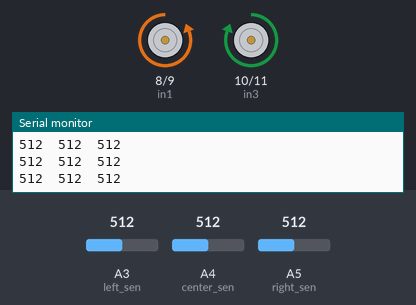
This sketch was run on a simulated Arduino Uno, built with avr-gcc and run on an emulated ATmega328P. Parts: motor-driver pin pairs drawn as motors (green arrow = first pin HIGH = forward, orange = second pin HIGH = backward, longer = more drive), the last lines printed to the serial monitor. Inputs (shaded band) come from the test bench; at power-on: A4 (center_sen) = 512, A5 (right_sen) = 512, A3 (left_sen) = 512.

Above: at 2.2 s.
2.3 s: A4 (center_sen) set to 783
3.8 s: A4 (center_sen) set to 818
At 4.3 s:
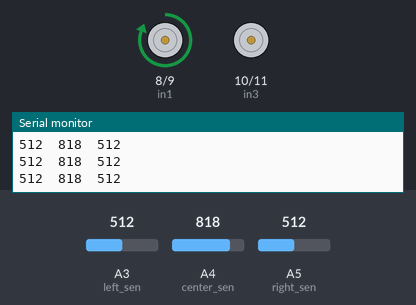
5.3 s: A5 (right_sen) set to 792
6.8 s: A5 (right_sen) set to 818
At 7.3 s:
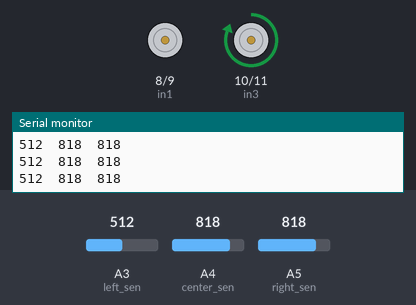
8.3 s: A3 (left_sen) set to 791
9.8 s: A3 (left_sen) set to 815
At 10.9 s:
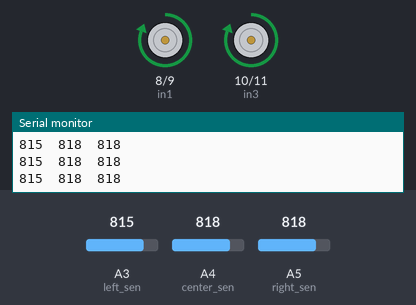
Timing chart, 0 to 12.3 s (numbered marks = the images above; inputs shaded):
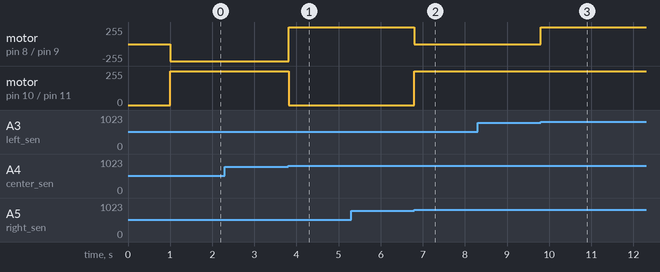

Measured:
- the behaviour switches between 799 and 800 on A4 (center_sen) (found by bisection; images 0 and 1)
- the behaviour switches between 799 and 800 on A5 (right_sen) (found by bisection; images 1 and 2)
- the behaviour switches between 800 and 801 on A3 (left_sen) (found by bisection; images 2 and 3)
- after the input at 3.8 s, motor on pin 8 (in1) / pin 9 (in2): backward 255/255 → forward 255/255 at once; motor on pin 10 (in3) / pin 11 (in4): forward 255/255 → stopped at once
- after the input at 6.8 s, motor on pin 8 (in1) / pin 9 (in2): forward 255/255 → stopped at once; motor on pin 10 (in3) / pin 11 (in4): stopped → forward 255/255 at once
- after the input at 9.8 s, motor on pin 8 (in1) / pin 9 (in2): stopped → forward 255/255 at once

The sketch:

line_tracking.ino
```cpp
# define  left_sen A3
# define  center_sen A4
#define right_sen A5

//motor A
//right motor
#define in1 8
#define in2 9
//motor b
//left motor

#define in3 10
#define in4 11
int lineStandard = 800;


void setup()
{ pinMode(in1, OUTPUT);
  pinMode(in2, OUTPUT);
  pinMode(in3, OUTPUT);
  pinMode(in4, OUTPUT);
Serial.begin(9600);
 Serial.println("IR Sensor Readings:: ");
 delay(1000);
}

void loop()
{
  Serial.print( analogRead(left_sen));
  Serial.print("\t");
  Serial.print(analogRead( center_sen));
  Serial.print("\t");
  Serial.print(analogRead(right_sen));
  Serial.println();


  if(analogRead( center_sen) < lineStandard)
  {//sharp
  sharpedge ();
  }

  else if(analogRead(right_sen) < lineStandard)
  {//left
  left();
  }
  //data_sheet
  // if the line is under the left sensor, adjust relative speeds to turn to the left
  else if(analogRead(left_sen) < lineStandard)
  {//right
  right();
  }

  if(( analogRead( center_sen)> lineStandard) && ( analogRead(right_sen)> lineStandard) && (analogRead(left_sen) > lineStandard) )
  {
    forward();
  }


  delay(0);  // add a delay to decrease sensitivity.
}

void right() {
  digitalWrite(in1, LOW);
  digitalWrite(in2, LOW);
  digitalWrite(in3, HIGH);
  digitalWrite(in4, LOW);
}

void left() {
 digitalWrite(in1, HIGH);
  digitalWrite(in2, LOW);
  digitalWrite(in3, LOW);
  digitalWrite(in4, LOW);
}
void forward() {
  digitalWrite(in1, HIGH);
  digitalWrite(in2, LOW);
  digitalWrite(in3, HIGH);
  digitalWrite(in4, LOW);
}
void sharpedge (){
  digitalWrite(in1, LOW);
  digitalWrite(in2,HIGH);
  digitalWrite(in3, HIGH);
  digitalWrite(in4, LOW);
}
```
